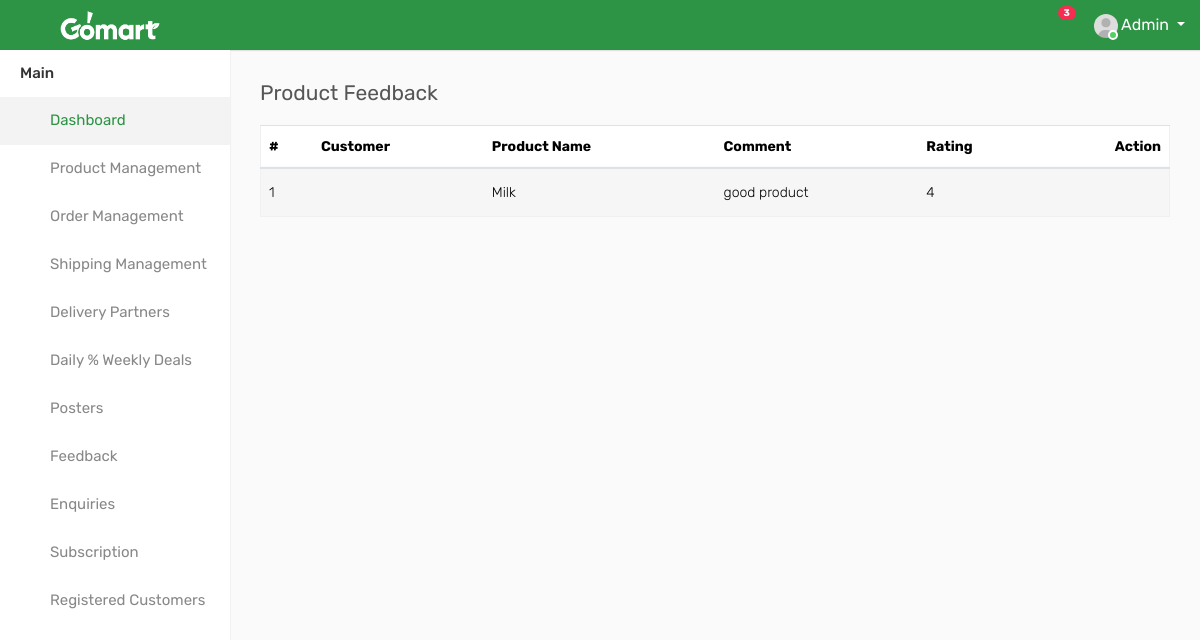
The page /admin_product_feedback/ on the database as committed earlier.
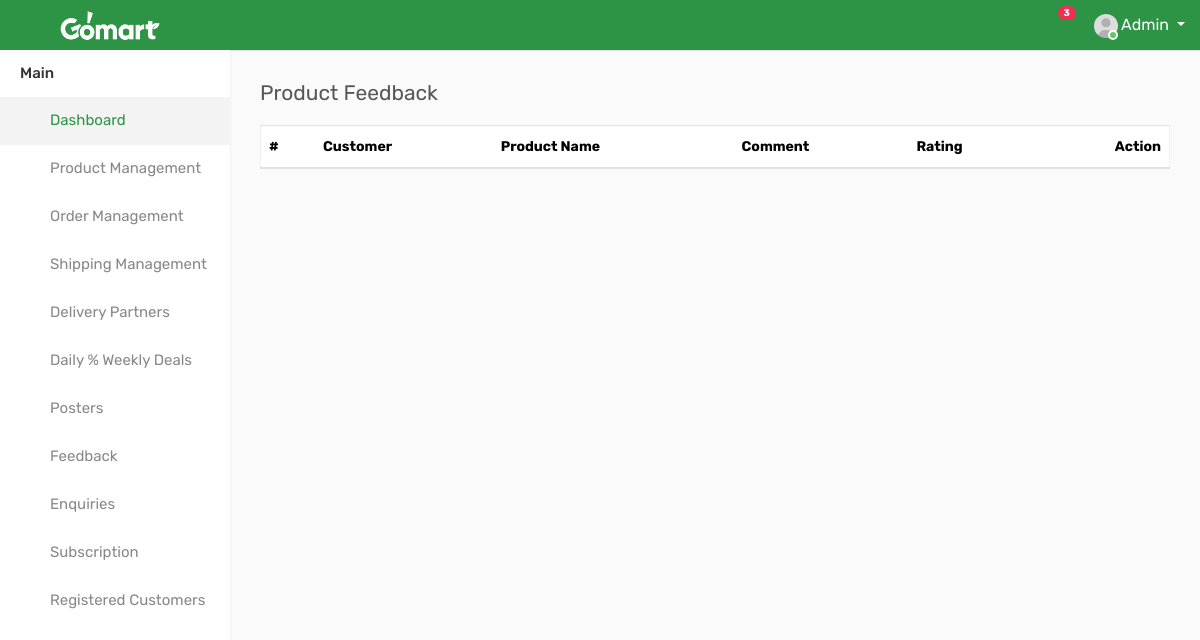
The same page on the database as committed later.
### GoApp/models.py (models this page shows, shortened)
class tbl_Rating(models.Model):
    comment = models.TextField(null=True)
    rating = models.IntegerField(null=True)
    user = models.ForeignKey(tbl_SignUp, on_delete=models.CASCADE, null=True)
    product = models.ForeignKey(tbl_Product, on_delete=models.CASCADE, null=True)
    checkout_product = models.ForeignKey(tbl_checkout_products, on_delete=models.CASCADE, null=True)
    created_at = models.DateTimeField(auto_now_add=True)
    status = models.CharField(max_length=200, null=True)

class tbl_Product(models.Model):
    name = models.CharField(max_length=255, null=True)
    description = models.TextField(null=True)
    price = models.FloatField(null=True)
    o_price = models.FloatField(null=True)
    country = models.ForeignKey(tbl_Country, on_delete=models.CASCADE, null=True)
    brand = models.ForeignKey(tbl_Brand, on_delete=models.CASCADE, null=True)
    category = models.ForeignKey(tbl_Category, on_delete=models.CASCADE, null=True)
    created_at = models.DateTimeField(auto_now_add=True, null=True)
    updated_at = models.DateTimeField(auto_now=True, null=True)
    status = models.CharField(max_length=100, default='Active', null=True)
    opening_stock = models.PositiveIntegerField(default=0, null=True)
    current_stock = models.PositiveIntegerField(default=0, null=True)
    product_code = models.CharField(max_length=100, unique=True, null=True, blank=True)
    image = models.ImageField(upload_to='media', null=True, blank=True)
    tax_rate = models.CharField(max_length=100, null=True)
    tax_amount = models.FloatField(null=True)
    product_weight = models.CharField(max_length=100, null=True)
    product_measure = models.CharField(max_length=100, null=True)
    gross_total = models.FloatField(null=True)
    best_score = models.IntegerField(null=True, default=1)

### GoApp/views.py (the view)
# urls.py: path("admin_product_feedback/",views.admin_product_feedback,name="admin_product_feedback"),
@never_cache
def admin_product_feedback(request):
    data=tbl_Rating.objects.all()
    return render(request,"admin_product_feedback.html",{"data":data})

### templates/admin_product_feedback.html (shortened to what this page needs)
{% include 'left_nav.html' %}
        <div class="page-wrapper">
            <div class="content">
                <div class="row">
                    <div class="col-sm-5 col-5">
                        <h4 class="page-title">Product Feedback</h4>
                    </div>
                    <div class="col-sm-7 col-7 text-right m-b-30">
                    </div>
                </div>
                <div class="row">
                    <div class="col-md-12">
                        <div class="table-responsive">
                            <table class="table table-striped custom-table mb-0 datatable">
                                <thead>
                                    <tr>
                                        <th>#</th>
                                        <th>Customer</th>
                                        <th>Product Name</th>
                                        <th>Comment</th>
                                        <th>Rating</th>
                                        <th class="text-right">Action</th>
                                    </tr>
                                </thead>
                                <tbody>
                                {% for i in data %}
                                    <tr>
                                        <td>{{forloop.counter}}</td>
                                        <td>{{i.user.fullname}}</td>
                                        <td>{{i.product.name}}</td>
										<td>{{i.comment}}</td>
                                         <td>{{i.rating}}</td>
                                        <td class="text-right">
                                            <div class="dropdown dropdown-action">
                                                <a href="#" class="action-icon dropdown-toggle" data-toggle="dropdown"
                                                   aria-expanded="false"><i class="fa fa-ellipsis-v"></i></a>
                                            </div>
                                        </td>
                                    </tr>
                        </div>
                        {% endfor %}
                        </tbody>
                        </table>
                    </div>
                    </div>
                </div>
            </div>
        </div>

Rows that differ between the two databases and show on the page:
removed tbl_Rating: product.name "Milk", comment "good product", rating "4"
